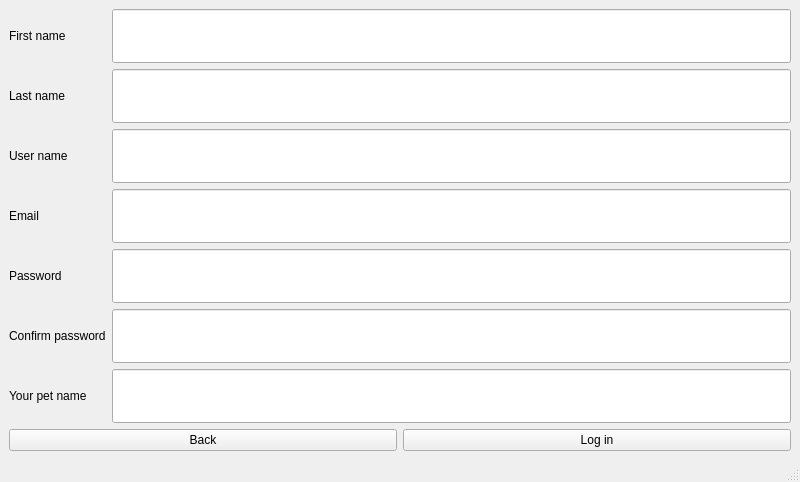
<?xml version="1.0" encoding="UTF-8"?>
<ui version="4.0">
 <class>SignUp</class>
 <widget class="QMainWindow" name="SignUp">
  <property name="geometry">
   <rect>
    <x>0</x>
    <y>0</y>
    <width>800</width>
    <height>482</height>
   </rect>
  </property>
  <property name="windowTitle">
   <string>MainWindow</string>
  </property>
  <widget class="QWidget" name="centralwidget">
   <layout class="QVBoxLayout" name="verticalLayout">
    <item>
     <layout class="QGridLayout" name="gridLayout">
      <item row="6" column="0">
       <widget class="QLabel" name="label_SecureCode">
        <property name="sizePolicy">
         <sizepolicy hsizetype="Preferred" vsizetype="Preferred">
          <horstretch>0</horstretch>
          <verstretch>0</verstretch>
         </sizepolicy>
        </property>
        <property name="text">
         <string>Your pet name</string>
        </property>
       </widget>
      </item>
      <item row="5" column="0">
       <widget class="QLabel" name="label_ConfPass">
        <property name="sizePolicy">
         <sizepolicy hsizetype="Preferred" vsizetype="Preferred">
          <horstretch>0</horstretch>
          <verstretch>0</verstretch>
         </sizepolicy>
        </property>
        <property name="text">
         <string>Confirm password</string>
        </property>
       </widget>
      </item>
      <item row="6" column="1">
       <widget class="QLineEdit" name="lineEdit_SecureCode">
        <property name="sizePolicy">
         <sizepolicy hsizetype="Expanding" vsizetype="Preferred">
          <horstretch>0</horstretch>
          <verstretch>0</verstretch>
         </sizepolicy>
        </property>
       </widget>
      </item>
      <item row="4" column="0">
       <widget class="QLabel" name="label_Pass">
        <property name="sizePolicy">
         <sizepolicy hsizetype="Preferred" vsizetype="Preferred">
          <horstretch>0</horstretch>
          <verstretch>0</verstretch>
         </sizepolicy>
        </property>
        <property name="text">
         <string>Password</string>
        </property>
       </widget>
      </item>
      <item row="2" column="0">
       <widget class="QLabel" name="label_UserName">
        <property name="sizePolicy">
         <sizepolicy hsizetype="Preferred" vsizetype="Preferred">
          <horstretch>0</horstretch>
          <verstretch>0</verstretch>
         </sizepolicy>
        </property>
        <property name="text">
         <string>User name</string>
        </property>
       </widget>
      </item>
      <item row="5" column="1">
       <widget class="QLineEdit" name="lineEdit_ConfPass">
        <property name="sizePolicy">
         <sizepolicy hsizetype="Expanding" vsizetype="Preferred">
          <horstretch>0</horstretch>
          <verstretch>0</verstretch>
         </sizepolicy>
        </property>
       </widget>
      </item>
      <item row="3" column="1">
       <widget class="QLineEdit" name="lineEdit_Email">
        <property name="sizePolicy">
         <sizepolicy hsizetype="Expanding" vsizetype="Preferred">
          <horstretch>0</horstretch>
          <verstretch>0</verstretch>
         </sizepolicy>
        </property>
       </widget>
      </item>
      <item row="4" column="1">
       <widget class="QLineEdit" name="lineEdit_Pass">
        <property name="sizePolicy">
         <sizepolicy hsizetype="Expanding" vsizetype="Preferred">
          <horstretch>0</horstretch>
          <verstretch>0</verstretch>
         </sizepolicy>
        </property>
       </widget>
      </item>
      <item row="1" column="1">
       <widget class="QLineEdit" name="lineEdit_LastName">
        <property name="sizePolicy">
         <sizepolicy hsizetype="Expanding" vsizetype="Preferred">
          <horstretch>0</horstretch>
          <verstretch>0</verstretch>
         </sizepolicy>
        </property>
       </widget>
      </item>
      <item row="3" column="0">
       <widget class="QLabel" name="label_Email">
        <property name="sizePolicy">
         <sizepolicy hsizetype="Preferred" vsizetype="Preferred">
          <horstretch>0</horstretch>
          <verstretch>0</verstretch>
         </sizepolicy>
        </property>
        <property name="text">
         <string>Email</string>
        </property>
       </widget>
      </item>
      <item row="2" column="1">
       <widget class="QLineEdit" name="lineEdit_UserName">
        <property name="sizePolicy">
         <sizepolicy hsizetype="Expanding" vsizetype="Preferred">
          <horstretch>0</horstretch>
          <verstretch>0</verstretch>
         </sizepolicy>
        </property>
       </widget>
      </item>
      <item row="0" column="1">
       <widget class="QLineEdit" name="lineEdit_FirstName">
        <property name="sizePolicy">
         <sizepolicy hsizetype="Expanding" vsizetype="Preferred">
          <horstretch>0</horstretch>
          <verstretch>0</verstretch>
         </sizepolicy>
        </property>
       </widget>
      </item>
      <item row="1" column="0">
       <widget class="QLabel" name="label_LastName">
        <property name="sizePolicy">
         <sizepolicy hsizetype="Preferred" vsizetype="Preferred">
          <horstretch>0</horstretch>
          <verstretch>0</verstretch>
         </sizepolicy>
        </property>
        <property name="text">
         <string>Last name</string>
        </property>
       </widget>
      </item>
      <item row="0" column="0">
       <widget class="QLabel" name="label_FirstName">
        <property name="sizePolicy">
         <sizepolicy hsizetype="Preferred" vsizetype="Preferred">
          <horstretch>0</horstretch>
          <verstretch>0</verstretch>
         </sizepolicy>
        </property>
        <property name="text">
         <string>First name</string>
        </property>
       </widget>
      </item>
     </layout>
    </item>
    <item>
     <layout class="QHBoxLayout" name="horizontalLayout">
      <item>
       <widget class="QPushButton" name="pushButton_back">
        <property name="text">
         <string>Back</string>
        </property>
       </widget>
      </item>
      <item>
       <widget class="QPushButton" name="pushButton_login">
        <property name="text">
         <string>Log in</string>
        </property>
       </widget>
      </item>
     </layout>
    </item>
   </layout>
  </widget>
  <widget class="QStatusBar" name="statusbar"/>
 </widget>
 <resources/>
 <connections/>
</ui>
